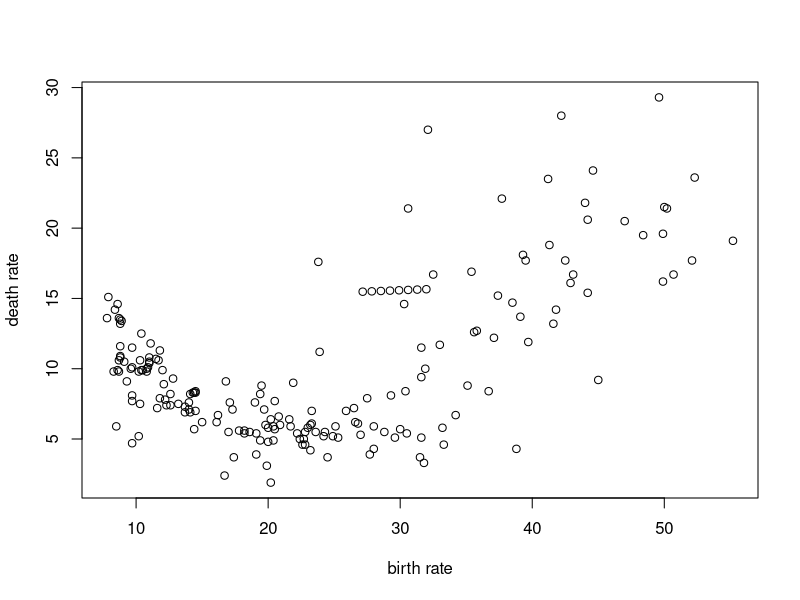

Here is the R script that generated this plot:
who.fert.mort <- read.table(
	'who.by.continents.and.regions.txt', sep='\t',
 	header=T)
names(who.fert.mort) <- c('country', 'continent', 'region',
						  'population', 'density', '% urban',
						  '% growth', 'birth rate','death rate',
						  'fertility', 'under 5 mortality')
						  
save(who.fert.mort, file = 'who.fert.mort.rda')
d <- who.fert.mort
plot(d[, 'birth rate'], d[, 'death rate'],
	 xlab = 'birth rate', ylab = 'death rate')
unusual <- identify(d[,8], d[,9], labels = d[,1])
points(d[unusual,8], d[unusual, 9], pch = 19)